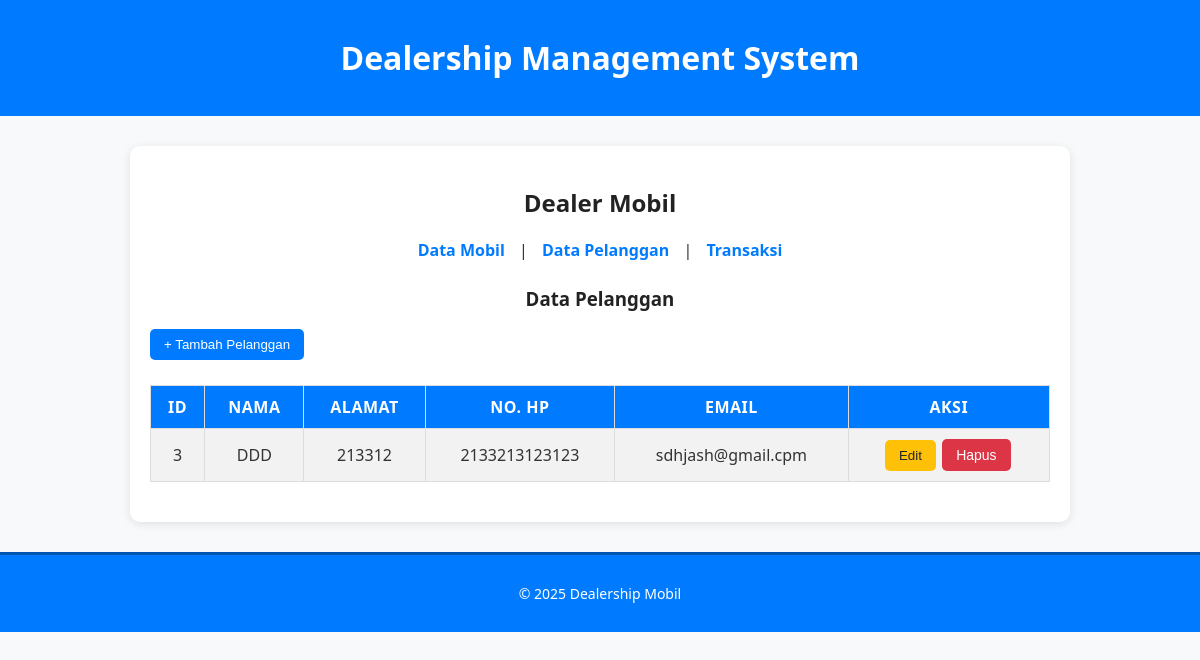
/?page=pelanggan, run on the app's committed database.
### tables this page shows
CREATE TABLE `pelanggan` (
  `id_pelanggan` int(11) NOT NULL,
  `nama` varchar(255) NOT NULL,
  `alamat` text NOT NULL,
  `no_telepon` varchar(15) NOT NULL,
  `email` varchar(255) NOT NULL
);

### config/db.php (called while the page is built, shortened)
<?php
class Database {
    private $host = "localhost";
    private $username = "root";
    private $password = "";
    private $dbname = "db_dealer_mobil";
    public function __construct() {
        try {
            $this->conn = new PDO("mysql:host=$this->host;dbname=$this->dbname", $this->username, $this->password);
        } catch (PDOException $e) {
            echo "Connection failed: " . $e->getMessage();
        }
    }
}
?>

### class/pelanggan.php (called while the page is built, shortened)
<?php
require_once __DIR__ . '/../config/db.php';
class Pelanggan {
    private $db;
    public function __construct() {
        $this->db = (new Database())->conn;
    }
    public function getAllPelanggan() {
        $stmt = $this->db->query("SELECT * FROM pelanggan");
        return $stmt->fetchAll(PDO::FETCH_ASSOC);
    }
};
?>

### view/pelanggan.php (the view, shortened to what this page needs)
<?php
    include_once 'class/pelanggan.php';
    $pelanggan = new Pelanggan();
?>
<h3>Data Pelanggan</h3>
<button id="openAddModal">+ Tambah Pelanggan</button>
<table border="1">
    <tr>
        <th>ID</th>
        <th>Nama</th>
        <th>Alamat</th>
        <th>No. HP</th>
        <th>Email</th>
        <th>Aksi</th>
    </tr>
    <?php foreach ($pelanggan->getAllPelanggan() as $p): ?>
    <tr>
        <td><?= $p['id_pelanggan'] ?></td>
        <td><?= $p['nama'] ?></td>
        <td><?= $p['alamat'] ?></td>
        <td><?= $p['no_telepon'] ?></td>
        <td><?= $p['email'] ?></td>
        <td>
            <button
                class="editBtn"
                data-id="<?= $p['id_pelanggan'] ?>"
                data-nama="<?= $p['nama'] ?>"
                data-alamat="<?= $p['alamat'] ?>"
                data-no_telepon="<?= $p['no_telepon'] ?>"
                data-email="<?= $p['email'] ?>"
            >Edit</button>
            <button onclick="if(confirm('Are you sure you want to delete this item?')) { window.location.href='?page=pelanggan&delete=<?= $p['id_pelanggan'] ?>'; }" class="btn-delete">Hapus</button>
        </td>
    </tr>
    <?php endforeach; ?>
</table>

### style.css (style rules this page uses)
body { font-family: "Segoe UI", Arial, sans-serif; background-color: #f8f9fa; color: #333; margin: 0; padding: 0; }
h2, h3 { color: #222; text-align: center; }
table { border-collapse: collapse; width: 100%; background: #fff; margin: 10px 0 20px; }
th, td { border: 1px solid #ddd; padding: 10px; text-align: center; }
th { background-color: #007bff; color: white; text-transform: uppercase; letter-spacing: 0.5px; }
tr:nth-child(even) { background-color: #f2f2f2; }
button, input[type="submit"] { background-color: #007bff; color: white; border: none; padding: 8px 14px; border-radius: 5px; cursor: pointer; transition: background-color 0.2s ease; }
#openAddModal { margin-bottom: 15px; }
button.editBtn { background-color: #ffc107; color: #212529; }
.btn-delete { display: inline-block; background-color: #dc3545; color: white; padding: 8px 14px; border-radius: 5px; text-decoration: none; font-size: 14px; margin: 0 2px; }

### data on the page
pelanggan: id_pelanggan "3", nama "DDD", alamat "213312", no_telepon "2133213123123", email "sdhjash@gmail.cpm"
